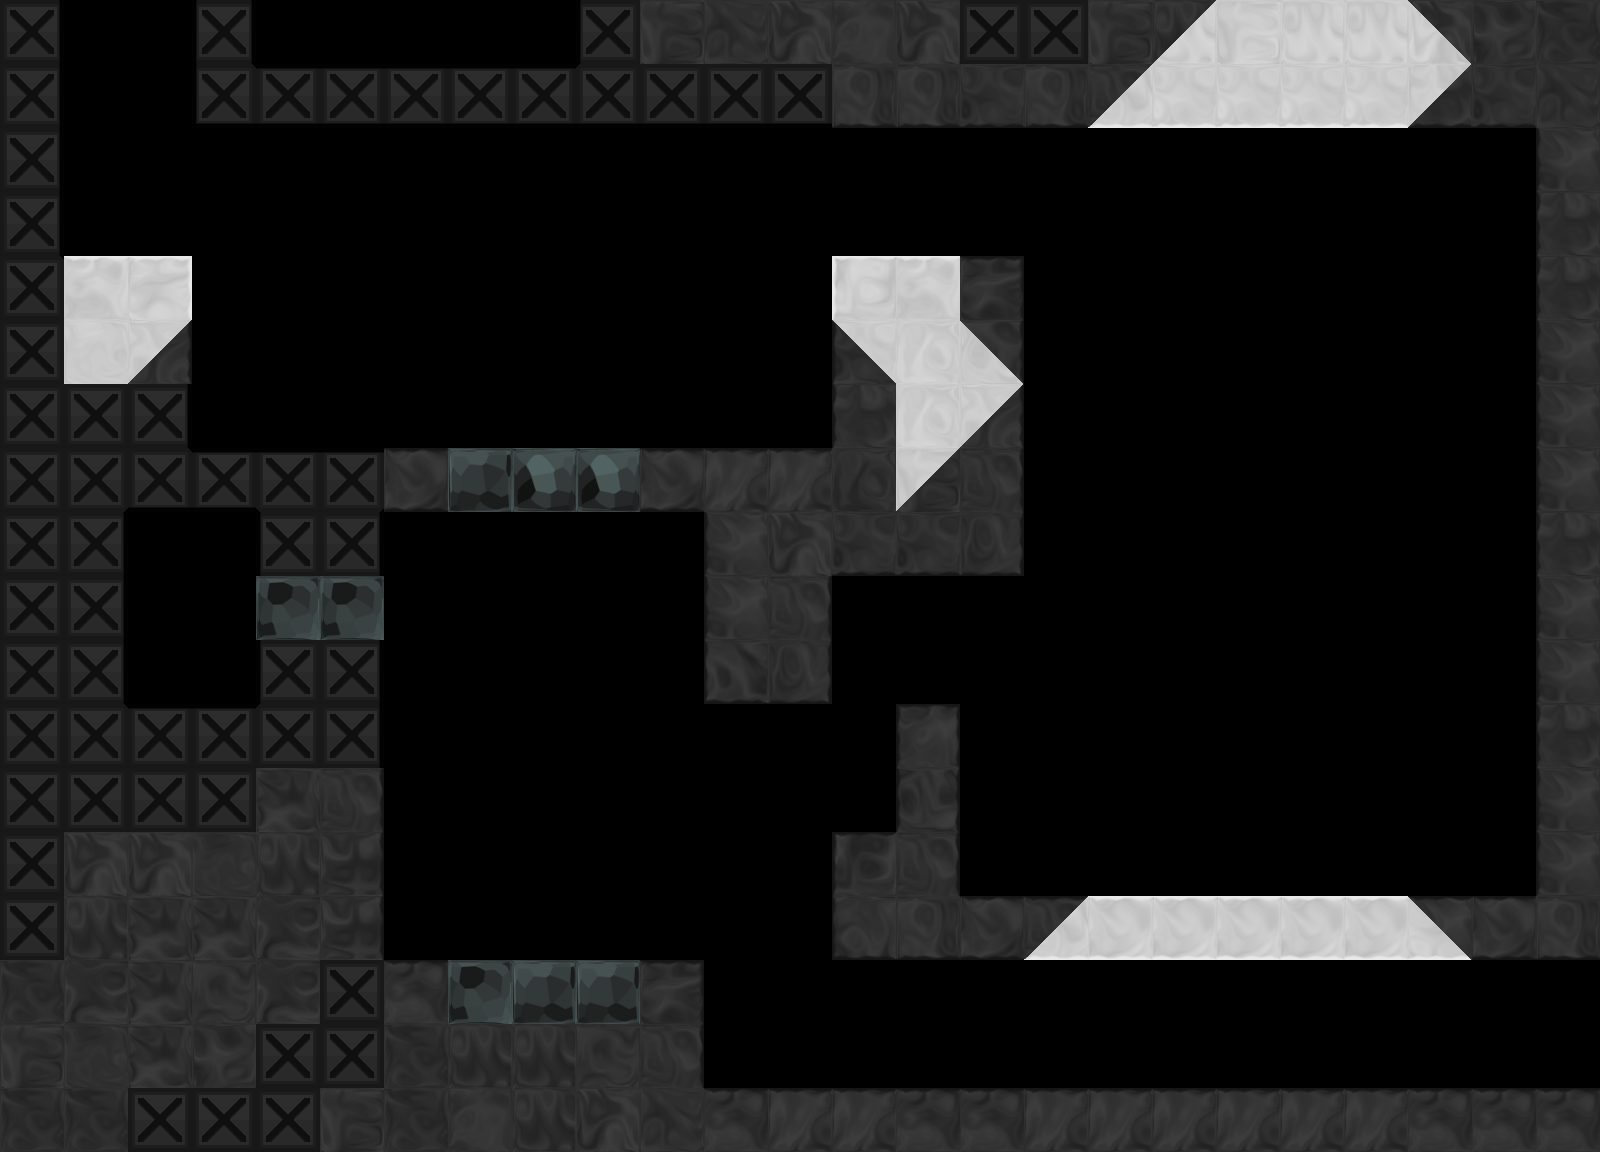

Below is a game level as drawn by its tile map, then a one-line description and the .tmx file that defines it, in full:
An orthogonal 25x18 tile map with 64x64 px tiles, 1 tile layer (tile), 1 hidden layer not drawn, 6 tilesets and 18 objects (5x Path, 4x SliderGreen, 3x ShooterBlue, 2x Portal, 2x Exit, ...).

<map version="1.0" orientation="orthogonal" width="25" height="18" tilewidth="64" tileheight="64">
 <properties>
  <property name="bg" value="bg3" />
  <property name="bgParallaxX" value=".6" />
  <property name="bgParallaxY" value=".6" />
  <property name="music" value="level_green" />
 </properties>
 <tileset firstgid="1" source="tiles/black_tiles.tsx" />
 <tileset firstgid="50" source="tiles/white_tiles.tsx" />
 <tileset firstgid="99" source="tiles/mixed_tiles.tsx" />
 <tileset firstgid="211" source="tiles/glass_tiles.tsx" />
 <tileset firstgid="260" source="tiles/black_indestructable.tsx" />
 <tileset firstgid="310" source="tiles/sand_tiles.tsx" />
 <layer name="backTile" width="25" height="18" visible="0">
  <data encoding="csv">
0,0,0,0,0,0,0,0,0,0,0,0,0,0,0,0,0,0,0,0,0,0,0,0,0,
0,0,0,0,0,0,0,0,0,0,0,0,0,0,0,0,0,0,0,0,0,0,0,0,0,
0,0,0,0,0,0,0,0,0,0,0,0,0,0,0,0,0,0,0,0,0,0,0,0,0,
0,0,0,0,0,0,0,0,0,0,0,0,0,0,0,0,0,0,0,0,0,0,0,0,0,
0,0,0,0,0,0,0,0,0,0,0,0,0,0,0,0,0,0,0,0,0,0,0,0,0,
0,0,0,0,0,0,0,0,0,0,0,0,0,0,0,0,0,0,0,0,0,0,0,0,0,
0,0,0,0,0,0,0,0,0,0,0,0,0,0,0,0,0,0,0,0,0,0,0,0,0,
0,0,0,0,0,0,0,0,0,0,0,0,0,0,0,0,0,0,0,0,0,0,0,0,0,
0,0,0,0,0,0,0,0,0,0,0,0,0,0,0,0,0,0,0,0,0,0,0,0,0,
0,0,0,0,0,0,0,0,0,0,0,0,0,0,0,0,0,0,0,0,0,0,0,0,0,
0,0,0,0,0,0,0,0,0,0,0,0,0,0,0,0,0,0,0,0,0,0,0,0,0,
0,0,0,0,0,0,0,0,0,0,0,0,0,0,0,0,0,0,0,0,0,0,0,0,0,
0,0,0,0,0,0,0,0,0,0,0,0,0,0,0,0,0,0,0,0,0,0,0,0,0,
0,0,0,0,0,0,0,0,0,0,0,0,0,0,0,0,0,0,0,0,0,0,0,0,0,
0,0,0,0,0,0,0,0,0,0,0,0,0,0,0,0,0,0,0,0,0,0,0,0,0,
0,0,0,0,0,0,0,0,0,0,0,0,0,0,0,0,0,0,0,0,0,0,0,0,0,
0,0,0,0,0,0,0,0,0,0,0,0,0,0,0,0,0,0,0,0,0,0,0,0,0,
0,0,0,0,0,0,0,0,0,0,0,0,0,0,0,0,0,0,0,0,0,0,0,0,0
</data>
 </layer>
 <objectgroup name="obj" width="25" height="18">
  <object type="DoorRed" x="896" y="960" width="64" height="128" />
  <object type="SliderGreen" x="472" y="296" width="104" height="42">
   <properties>
    <property name="path" value="p1" />
   </properties>
  </object>
  <object name="p1" type="Path" x="320" y="320">
   <polyline points="0,0 384,0" />
  </object>
  <object name="p2" type="Path" x="1152" y="320">
   <polyline points="0,0 0,448" />
  </object>
  <object name="p3" type="Path" x="1344" y="320">
   <polyline points="0,0 0,448" />
  </object>
  <object type="SliderGreen" x="1100" y="300" width="102" height="42">
   <properties>
    <property name="path" value="p2" />
   </properties>
  </object>
  <object type="SliderGreen" x="1288" y="300" width="102" height="42">
   <properties>
    <property name="path" value="p3" />
   </properties>
  </object>
  <object name="p4" type="Path" x="1472" y="320">
   <polyline points="0,64 0,320" />
  </object>
  <object type="ShooterBlue" x="1472" y="448">
   <properties>
    <property name="mobile" value="true" />
    <property name="path" value="p4" />
    <property name="speed" value="70" />
   </properties>
   <polyline points="0,0 -64,0" />
  </object>
  <object type="ShooterBlue" x="832" y="402">
   <polyline points="0,0 -634,26" />
  </object>
  <object type="ShooterBlue" x="960" y="848">
   <polyline points="0,0 566,20" />
  </object>
  <object type="Portal" x="512" y="960" width="64" height="64">
   <ellipse />
  </object>
  <object type="Portal" x="512" y="448" width="64" height="64">
   <ellipse />
  </object>
  <object type="SliderGreen" x="497" y="692" width="102" height="42">
   <properties>
    <property name="path" value="p5" />
   </properties>
  </object>
  <object type="OrbRed" x="160" y="576" width="64" height="64">
   <ellipse />
  </object>
  <object name="p5" type="Path" x="547" y="607">
   <polyline points="0,0 0,256" />
  </object>
 </objectgroup>
 <layer name="tile" width="25" height="18">
  <data encoding="csv">
272,0,0,284,0,0,0,0,0,270,2,14,1,6,1,261,262,2,102,51,53,53,99,5,35,
272,0,0,298,283,283,283,283,283,296,276,276,276,38,38,31,38,123,80,80,80,80,121,31,14,
272,0,0,0,0,0,0,0,0,0,0,0,0,0,0,0,0,0,0,0,0,0,0,0,22,
272,0,0,0,0,0,0,0,0,0,0,0,0,0,0,0,0,0,0,0,0,0,0,0,23,
268,66,60,0,0,0,0,0,0,0,0,0,0,58,66,11,0,0,0,0,0,0,0,0,23,
262,56,114,0,0,0,0,0,0,0,0,0,0,129,77,113,0,0,0,0,0,0,0,0,22,
261,262,272,0,0,0,0,0,0,0,0,0,0,23,77,114,0,0,0,0,0,0,0,0,22,
260,263,303,283,301,286,45,214,213,213,45,10,10,28,100,25,0,0,0,0,0,0,0,0,22,
262,272,0,0,270,272,0,0,0,0,0,22,1,31,31,39,0,0,0,0,0,0,0,0,23,
260,272,0,0,215,215,0,0,0,0,0,22,25,0,0,0,0,0,0,0,0,0,0,0,22,
260,272,0,0,270,272,0,0,0,0,0,30,39,0,0,0,0,0,0,0,0,0,0,0,22,
261,268,266,266,269,272,0,0,0,0,0,0,0,0,33,0,0,0,0,0,0,0,0,0,23,
262,261,261,260,3,25,0,0,0,0,0,0,0,0,44,0,0,0,0,0,0,0,0,0,22,
261,1,1,7,4,26,0,0,0,0,0,0,0,9,25,0,0,0,0,0,0,0,0,0,22,
261,4,3,3,42,26,0,0,0,0,0,0,0,37,38,45,172,94,94,94,94,94,169,45,38,
35,42,3,21,42,260,17,215,214,214,11,0,0,0,0,0,0,0,0,0,0,0,0,0,0,
2,7,3,5,260,260,35,4,4,21,25,0,0,0,0,0,0,0,0,0,0,0,0,0,0,
35,35,262,261,262,2,35,6,4,1,14,17,10,10,17,17,10,10,10,10,10,10,17,17,17
</data>
 </layer>
 <objectgroup name="front" width="25" height="18">
  <object type="Exit" x="1536" y="960" width="64" height="128">
   <properties>
    <property name="mapTo" value="portalEyebots" />
   </properties>
  </object>
  <object type="Exit" x="64" y="0" width="128" height="64">
   <properties>
    <property name="mapTo" value="firstPortal" />
    <property name="noSensor" value="true" />
   </properties>
  </object>
 </objectgroup>
</map>
